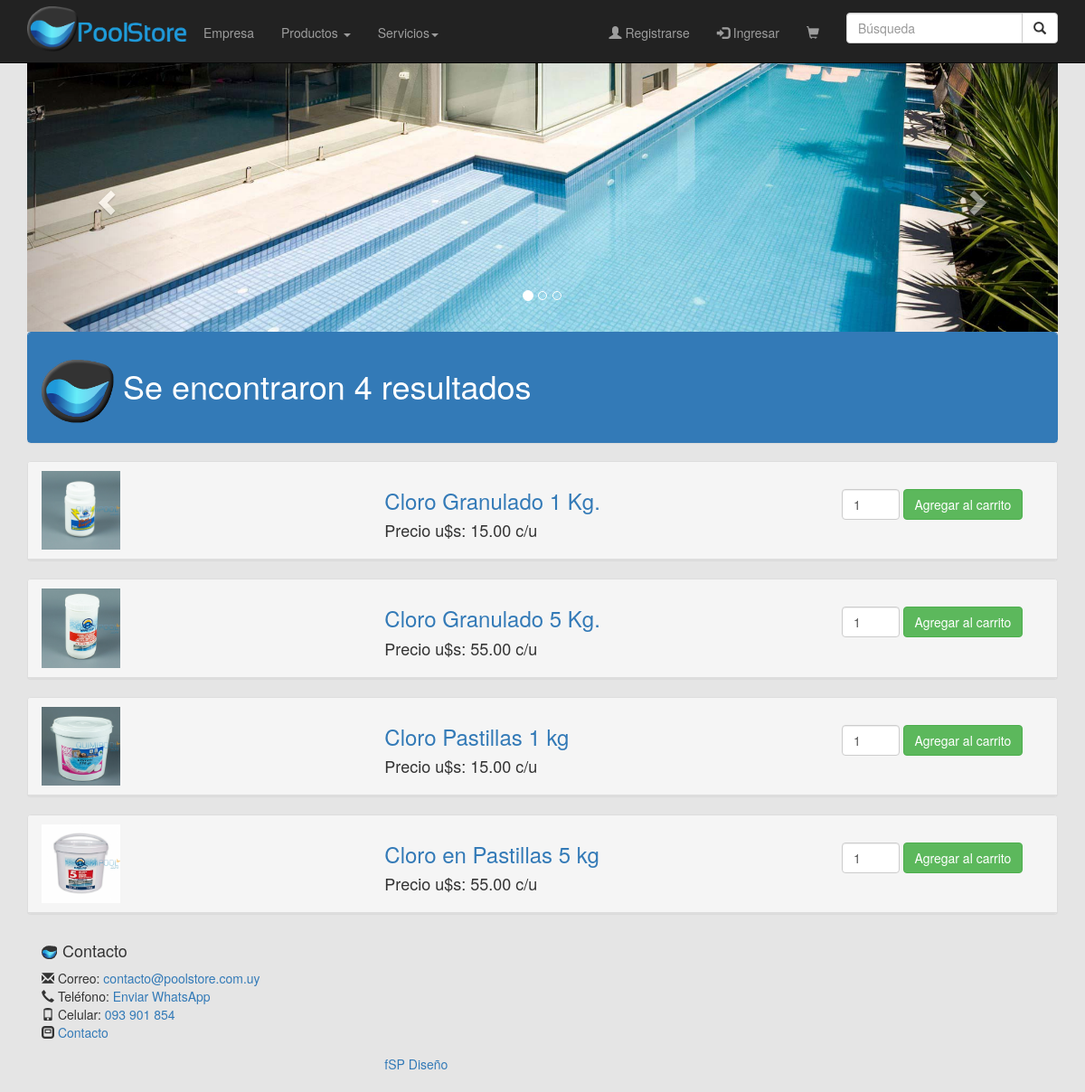
The page /buscar.php on the database its author committed.
### tables this page shows
CREATE TABLE IF NOT EXISTS `productos` (
  `idProducto` int(6) unsigned NOT NULL AUTO_INCREMENT,
  `nombreProducto` varchar(100) NOT NULL,
  `descripcionProducto` varchar(500) NOT NULL,
  `categoriaProducto` int(6) unsigned NOT NULL,
  `precioProducto` decimal(8,2) unsigned NOT NULL,
  `monedaProducto` int(1) unsigned NOT NULL,
  `imagenProducto` varchar(500) NOT NULL,
  `ofertaProducto` int(1) NOT NULL,
  PRIMARY KEY (`idProducto`),
  UNIQUE KEY `idProducto` (`idProducto`)
);

CREATE TABLE IF NOT EXISTS `moneda` (
  `idMoneda` int(1) NOT NULL AUTO_INCREMENT,
  `nombreMoneda` varchar(3) NOT NULL,
  PRIMARY KEY (`idMoneda`)
);

### buscar.php (the view, shortened to what this page needs)
<?php
  include "includes/conexion.inc";
 $texto = $_POST["buscarData"];
 $sql  = "SELECT * FROM productos,categorias,moneda WHERE ";
 $sql .= " nombreProducto LIKE '%$texto%' ";
 $sql .= " AND categoriaProducto=idCat ";
 $sql .= " AND monedaProducto=idMoneda;";
 $datos    = mysqli_query ($conectar,$sql);
 $lineas   = mysqli_num_rows ($datos);
    if ($lineas==0) {
        $mensaje = "No se encontraron resultados.";
    } else {
       $mensaje = "Se encontraron $lineas resultados";
    }
?>
<!DOCTYPE HTML>
<html>
 <head>
      <link href="css/bootstrap.css" rel="stylesheet"/>
 </head>
<body>
 <?php
  include "includes/menu.inc"
 ?>
 <div class="container">
  <div id="myCarousel" class="carousel slide hidden-xs" data-ride="carousel">
    <ol class="carousel-indicators">
      <li data-target="#myCarousel" data-slide-to="0" class="active"></li>
      <li data-target="#myCarousel" data-slide-to="1"></li>
      <li data-target="#myCarousel" data-slide-to="2"></li>
    </ol>
   <div class="carousel-inner">
    <div class="item active">
      <img src="imagenes/slide1.jpg" alt=""/>
    </div>
   </div>
   <a class="left carousel-control" href="#myCarousel" data-slide="prev">
     <span class="glyphicon glyphicon-chevron-left"></span>
   </a>
   <a class="right carousel-control" href="#myCarousel" data-slide="next">
     <span class="glyphicon glyphicon-chevron-right"></span>
   </a>
  </div>
 </div>
 <div class="container">
  <div class="row">
   <div class="col-lg-12">
   <div class="panel panel-primary">
     <div class="panel-heading">
<?php
   echo "<h1><img src='imagenes/logo4.png' width='80 px' height='70 px' /> $mensaje</h1></div>\n";
   echo "</div>\n";
    while ($producto = mysqli_fetch_array($datos)){
 $idP           =             $producto["idProducto"];
 $nombreP       = utf8_encode($producto["nombreProducto"]);
 $precioP       =             $producto["precioProducto"];
 $monedaP       = utf8_encode($producto["nombreMoneda"]);
 $imagenP       = utf8_encode($producto["imagenProducto"]);
    echo "<div class='panel panel-default'>\n";
    echo "\t<div class='panel-heading'>\n";
    echo "\t<div class='row'>\n";
    echo "\t<div class='col-md-4'>\n";
    echo "\t\t<a href='$imagenP' target='blank'>\n";
    echo "\t\t\t<img src='$imagenP' width='25%' height='25%' alt='$nombreP'/>\n";
    echo "\t\t\t</a>\n";
    echo "</div>\n";
    echo "<div class='col-md-8'>\n";
    echo "<div class='row'>\n";
    echo "\t<div class='col-md-8'>\n";
    echo "<a href='iProducto.php?v=$idP'><h3>$nombreP</h3></a>\n";
    echo "\t\t\t<h4>Precio $monedaP: $precioP c/u</h4>\n";
    echo "</div>\n";
    echo "<div class='col-md-4'>\n";
    echo "\t<form class='form-inline add' id='agregarCarritoForm' action='insert.php' method='POST'>\n";
    echo "\t<div class='form-group'>\n";
    echo "\t\t&nbsp;<br />";
    echo "\t\t\t<input type='number' class='form-control' id='cantidad' name='cantidad' min='1' max='15' style='max-width: 30%;' value='1'/>\n";
    echo "\t\t\t<button class='btn btn-success'>Agregar al carrito</button>\n";
    echo "\t\t</div>\n";
    echo "\t</form>\n";
    echo "\t</div>\n";
    echo "\t</div>\n";
    echo "\t\t</div>\n";
    echo "\t</div>\n";
    echo " </div>\n";
    echo "</div>\n";
    }
    ?>
    </div>
   </div>
  </div>
 <?php
  include "includes/footer.inc"
 ?>
</body>
</html>

### buscar.php (style rules this page uses)
body { background-color: #E5E5E5; padding-top: 70px; }

### rows shown on the page
productos: imagenProducto (picture), nombreProducto "Cloro Granulado 1 Kg.", moneda.nombreMoneda "u$s", precioProducto "15.00"
productos: imagenProducto (picture), nombreProducto "Cloro Granulado 5 Kg.", moneda.nombreMoneda "u$s", precioProducto "55.00"
productos: imagenProducto (picture), nombreProducto "Cloro Pastillas 1 kg", moneda.nombreMoneda "u$s", precioProducto "15.00"
productos: imagenProducto (picture), nombreProducto "Cloro en Pastillas 5 kg", moneda.nombreMoneda "u$s", precioProducto "55.00"

### other values the page prints
$mensaje "Se encontraron 4 resultados"
